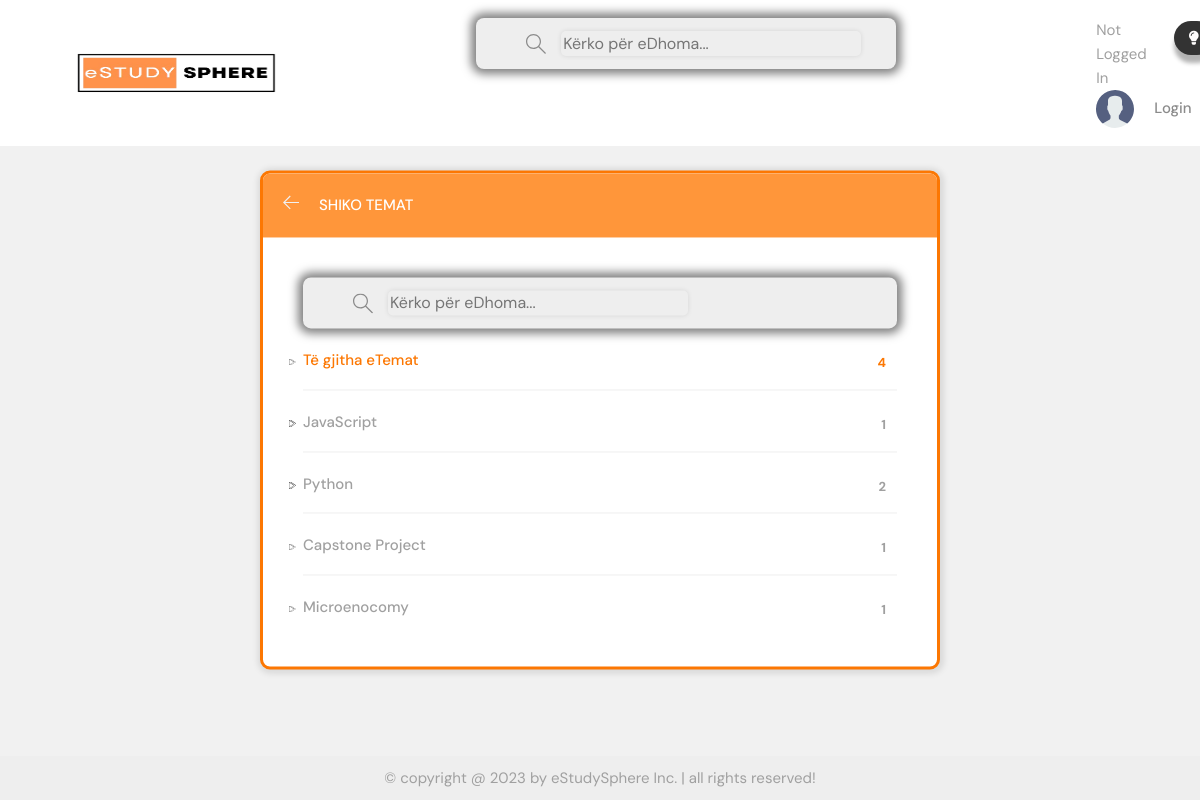
Page /topics/ on the committed database.
### base/models.py (models this page shows, shortened)
class Topic(models.Model):
     name = models.CharField(max_length=200)

### base/views.py (the view)
# urls.py: path('topics/', views.topicsPage, name="topics"),
def topicsPage(request):
    q = request.GET.get('q') if request.GET.get('q') != None else ''
    topics = Topic.objects.filter(name__icontains=q)
    return render(request, 'base/topics.html', {'topics': topics})

### base/templates/base/topics.html (shortened to what this page needs)
{% extends 'main.html' %}
{% block content %}
    <main class="create-room layout">
      <div class="container">
        <div class="layout__box">
          <div class="layout__boxHeader">
            <div class="layout__boxTitle">
              <a href="{% url 'home' %}">
                <svg version="1.1" xmlns="http://www.w3.org/2000/svg" width="32" height="32" viewBox="0 0 32 32">
                  <title>arrow-left</title>
                  <path
                    d="M13.723 2.286l-13.723 13.714 13.719 13.714 1.616-1.611-10.96-10.96h27.625v-2.286h-27.625l10.965-10.965-1.616-1.607z"
                  ></path>
                </svg>
              </a>
              <h3>Shiko Temat</h3>
            </div>
          </div>
          <div class="topics-page layout__body">
            <form action="" method="GET" class="header__search">
              <label>
                <input name="q" placeholder="Kërko për eDhoma..." />
              </label>
            </form>
            <ul class="topics__list">
              <li>
                <a href="{% url 'topics' %}" class="active">Të gjitha eTemat <span>{{topics.count}}</span></a>
              </li>
              {% for topic in topics %}
              <li>
                <a href="{% url 'home' %}?q={{topic.name}}">{{ topic.name }} <span>{{topic.room_set.all.count}}</span></a>
              </li>
              {% endfor %}
            </ul>
          </div>
        </div>
      </div>
    </main>
    {% endblock content %}

### static/styles/style.css (style rules this page uses)
:root { --color-main: #fc7702; --color-main-light: #f1f1f1; --color-dark: #ffffff; --color-dark1: #ffffff; --color-dark-medium: #eeeeee; --color-dark-light: #FF963A; --color-light: #979797; --color-gray: #8b8b8b; --color-light-gray: #a0a0a0; --color-bg: #f1f1f1; --color-success: #5dd693; --color-error: #fc4b0b; --color-very-dark: #7b7a7a; --color-main1: #fc7702; }
* { font-family: "DM Sans", -apple-system, BlinkMacSystemFont, "Segoe UI", Roboto, Oxygen, Ubuntu, Cantarell, "Open Sans", "Helvetica Neue", sans-serif; margin: 0; padding: 0; box-sizing: border-box; text-rendering: optimizeLegibility; font-size: inherit; }
html { font-size: 56.25%; }
@media only screen and (min-width: 1200px) { html { font-size: 62.5%; } }
body { line-height: 1.6; font-weight: 400; font-size: 1.5rem; color: var(--color-light-gray); background-color: var(--color-bg); min-height: 100vh; }
a { display: inline-block; color: var(--color-main); text-decoration: none; }
.container { max-width: 140rem; width: 90%; margin: auto; }
.header__search > label { background-color: var(--color-dark-medium); padding: 1.3rem 3.5rem; display: flex; align-items: center; gap: 1rem; border-radius: 8px; box-shadow: 0 0 10px 5px rgba(0, 0, 0, 0.5); }
.header__search svg { fill: var(--color-gray); width: 3rem; height: 2rem; margin-left: 1rem; }
.header__search input { width: 30rem; background: transparent; border: none; outline: none; color: var(--color-main1); font-size: 1.6rem; padding: 0.2rem; border-radius: 0.5rem; box-shadow: 0 0 0.5rem rgba(0, 0, 0, 0.1); }
.layout { margin-top: 4rem; }
.layout > .container { display: flex; justify-content: space-between; align-items: flex-start; }
.layout__box { border: 3px solid var(--color-main); width: 90%; max-width: 48rem; min-height: 20rem; position: absolute; top: 50%; left: 50%; transform: translate(-50%, -46%); background-color: var(--color-dark); border-radius: 1rem; box-shadow: 1px 1px 6px 3px rgba(0, 0, 0, 0.1); overflow: hidden; }
.layout__boxHeader { display: flex; padding: 2rem; background-color: var(--color-dark-light); }
.layout__boxTitle { display: flex; gap: 2rem; align-items: center; }
.layout__boxTitle h3 { text-transform: uppercase; font-weight: 500; color: var(--color-dark); }
.layout__boxTitle svg { width: 1.6rem; height: 1.6rem; fill: var(--color-main-light); }
.layout__body { margin: 4rem; }
.topics__list { list-style: none; padding: 0; margin: 0; list-style-image: url('arrow-right.svg'); }
.topics__list li a { display: flex; justify-content: space-between; margin-bottom: 2.5rem; font-weight: 500; color: var(--color-light-gray); transition: all 0.3s ease-in-out; }
.topics__list li a.active, .topics__list li a:hover { color: var(--color-main); }
.topics__list li a span { padding: 0.5rem 1rem; background-color: var(--color-dark); border-radius: 3px; font-size: 1.3rem; font-weight: 700; letter-spacing: 1px; }
.topics-page .topics__list li:not(:last-child) a { margin: 2rem 0; padding-bottom: 1rem; text-decoration: none; border-bottom: 1px solid var(--color-dark-medium); }
.topics-page .header__search { display: block; }
.create-room.layout .layout__box { max-width: 68rem; height: auto; }

### rows in the picture
Topic: name "JavaScript", room_set.all.count "1"
Topic: name "Python", room_set.all.count "2"
Topic: name "Capstone Project", room_set.all.count "1"
Topic: name "Microenocomy", room_set.all.count "1"

### other values in the picture
{{ topics.count }} "4"
